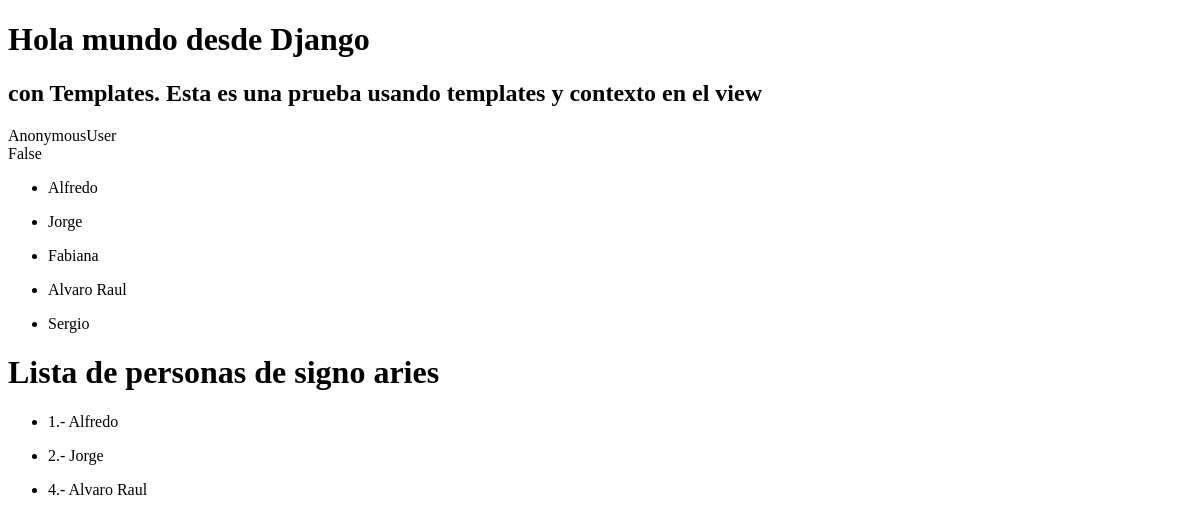
Before: / with the older database file.
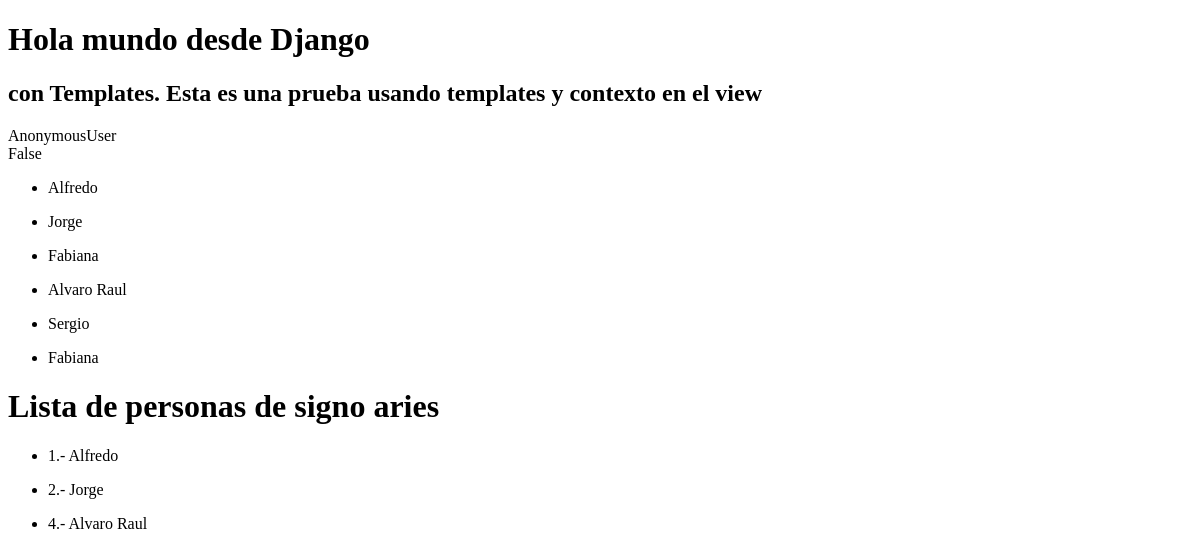
After: the same page with the newer database file.
### personas/models.py (models this page shows)
class Persona(models.Model):
    nombres = models.CharField(max_length = 100)
    apellidos = models.CharField(max_length = 100)
    edad = models.IntegerField() #(max_digits = 3)
    signo = models.CharField(max_length = 100)
    donador = models.BooleanField()

### inicio/views.py (the view)
# urls.py: path('', myHomeView, name="Pagina de Inicio"),
def myHomeView(request,*args, **kwargs):
    print(args,kwargs)
    print(request.user)
    context = {
        'personasRegistradas': personasRegistradas
    }
    return render(request,"home.html",context)

### inicio/templates/home.html (shortened to what this page needs)
<!DOCTYPE HTML>
<html>
    <head>
    </head>
    <body>
        <h1>Hola mundo desde Django</h1>
        <h2>con Templates. Esta es una prueba usando templates y contexto en el view</h2>
        {{request.user}}
        <br>
        {{request.user.is_authenticated}}
        {% for usuario in personasRegistradas %}
        <ul>
            <li> {{usuario.nombres}}</li>
        </ul>
        {% endfor%}
        <h1> Lista de personas de signo aries </h1>
        {% for usuario in personasRegistradas %}
        <ul>
            {% if usuario.signo == "Aries" %}
            <li> {{forloop.counter}}.- {{usuario.nombres}}</li>
            {% endif %}
        </ul>
        {% endfor%}
    </body>
</html>

Changed rows visible on the page:
added Persona: nombres "Fabiana", shown under "con Templates. Esta es una prueba usando templates y contexto en el view"
